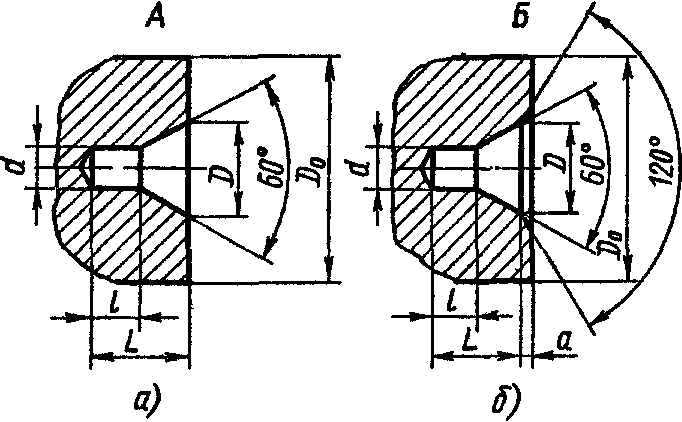
#> input picture application/image/gost14034_1.png, 682 x 422 px
$ python -i process_borders.py   (imports and definitions only)
#> lines starting #> are read from the running program, lines starting #| are printed output that depends on the picture; after the words box and inside, x2 and y2 are one past the last pixel; in counts of white or black regions, pixels touching at a corner belong together
#> further down, picture is the input picture: PIL image 682x422 P; 85.6% white; 31 black regions, largest, box (x1, y1, x2, y2) and area: (363, 1, 682, 369) 19550, (24, 54, 342, 370) 16985, (512, 2, 530, 28) 266
from PIL import Image, ImageDraw
import numpy as np
import cv2

# ГОСТы
GOST_TOP = 5
GOST_RIGHT = 5
GOST_BOTTOM = 5
GOST_LEFT = 20

# Размеры A3 в мм
A3_WIDTH_MM = 297
A3_HEIGHT_MM = 420

TOLERANCE = 0.6  # погрешность ±0.6 мм


def _pil_to_cv(img_pil: Image.Image):
    """PIL → OpenCV (BGR)"""
    if img_pil.mode == "RGBA":
        img_pil = img_pil.convert("RGB")
    img = np.array(img_pil)
    return cv2.cvtColor(img, cv2.COLOR_RGB2BGR)


def _cv_to_pil(img_cv):
    """OpenCV → PIL"""
    rgb = cv2.cvtColor(img_cv, cv2.COLOR_BGR2RGB)
    return Image.fromarray(rgb)


def _check(val, need, tol=TOLERANCE):
    """Проверка значения с погрешностью"""
    diff = abs(val - need)
    ok = (need - tol) <= val <= (need + tol)
    return diff, ok


def process_borders(image: Image.Image):
    """
    Возвращает изображение с рамкой и текст с проверкой размеров сторон.
    """

    img = _pil_to_cv(image)
    h, w = img.shape[:2]
#> h = 422; w = 682

    # коэффициенты px → mm
    px_to_mm_x = A3_WIDTH_MM / w
#> px_to_mm_x = 0.435
    px_to_mm_y = A3_HEIGHT_MM / h
#> px_to_mm_y = 0.995

    # поиск рамки
    gray = cv2.cvtColor(img, cv2.COLOR_BGR2GRAY)
    blur = cv2.GaussianBlur(gray, (5, 5), 0)
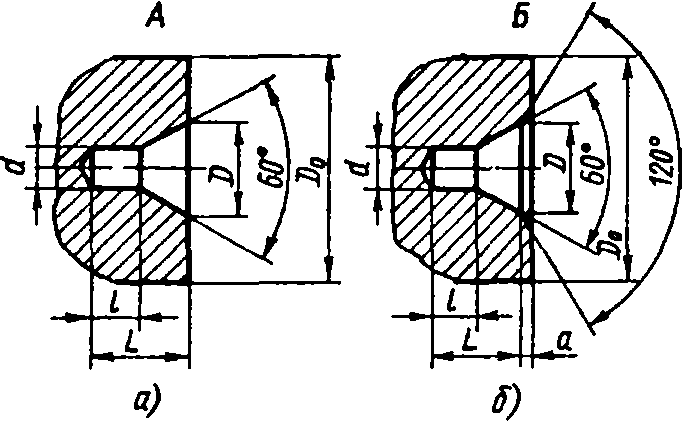
#> blur: shape (422, 682); values 0 (black) and 1 (white), 85.4% white; 27 black regions, largest, box (x1, y1, x2, y2) and area: (363, 2, 682, 369) 19964, (24, 54, 341, 370) 17252, (257, 146, 284, 188) 496
    edges = cv2.Canny(blur, 50, 150)
#> edges: shape (422, 682); every value is 0

    contours, _ = cv2.findContours(edges, cv2.RETR_LIST, cv2.CHAIN_APPROX_SIMPLE)
#> contours = []

    max_area = 0
    best_rect = None

    for cnt in contours:
        approx = cv2.approxPolyDP(cnt, 0.01 * cv2.arcLength(cnt, True), True)
        if len(approx) == 4:
            area = cv2.contourArea(approx)
            if area > max_area:
                max_area = area
                best_rect = approx
#> this loop made 0 passes
#> after the loop, max_area = 0

    if best_rect is None:
#> (the run stopped early here; a loop or call above may not have finished)

$ run again, on application/image/gost14034_2.png
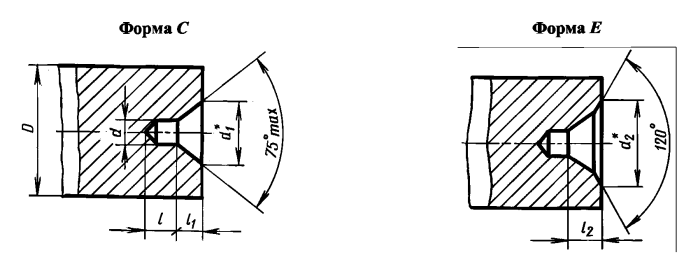
#> input picture application/image/gost14034_2.png, 697 x 256 px
#> picture is the input picture: PIL image 697x256 RGBA; mean R, G, B, A 234.1, 234.1, 234.1, 255
#> in process_borders, `edges = cv2.Canny(blur, 50, 150)`:
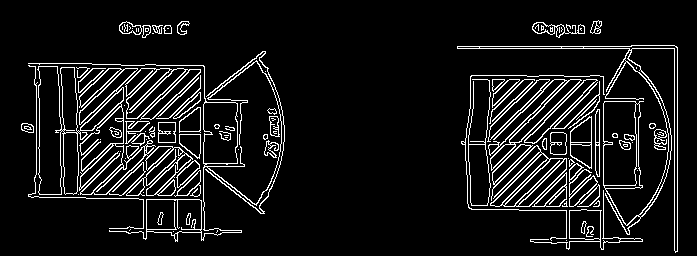
#> edges: shape (256, 697); 8.5% white in thin lines or dots, all inside (x1, y1, x2, y2) = (21, 20, 678, 253)
#> contours = 223 contours, 94 with area under 20; largest, box (x1, y1, x2, y2) and area: (37, 66, 193, 196) 8030, (457, 45, 678, 253) 4902, (28, 51, 285, 242) 4105, (603, 101, 637, 186) 2686, (38, 66, 62, 195) 2639
#> the loop in process_borders, `for cnt in contours:` made 223 passes
#> (area, max_area, best_rect) on passes 29, 152, 156: (553.5, 553.5, [[566, 172], [532, 206], [559, 206], [566, 199]]), (737.5, 737.5, [[596, 80], [535, 142], [524, 141], [584, 80]]), (806, 806, [[597, 80], [583, 80], [524, 142], [536, 142]])
#> after the loop in process_borders, `for cnt in contours:`: max_area = 806
#> x = 524; y = 80; rect_w = 74; rect_h = 63
#> dist_left_mm = 223.3
#> dist_top_mm = 131.2
#> dist_right_mm = 42.19
#> dist_bottom_mm = 185.4
#> in _check, `diff = abs(val - need)`: diff = 203.3
#> in _check, `ok = (need - tol) <= val <= (need + tol)`: ok = False
#> in add_check, `diff, ok = _check(val, gost)`: diff = 203.3; ok = False
#> in process_borders, `cv2.rectangle(img, (x, y), (x + rect_w, y + rect_h), (0, 255, 0), 4)`:
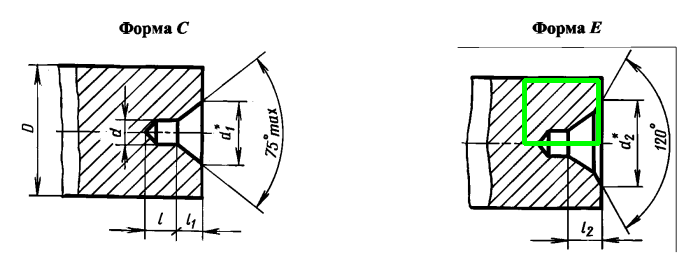
#> img: shape (256, 697, 3); mean B, G, R 232.8, 234.8, 232.8

$ run again, on application/image/gost14034_3.png
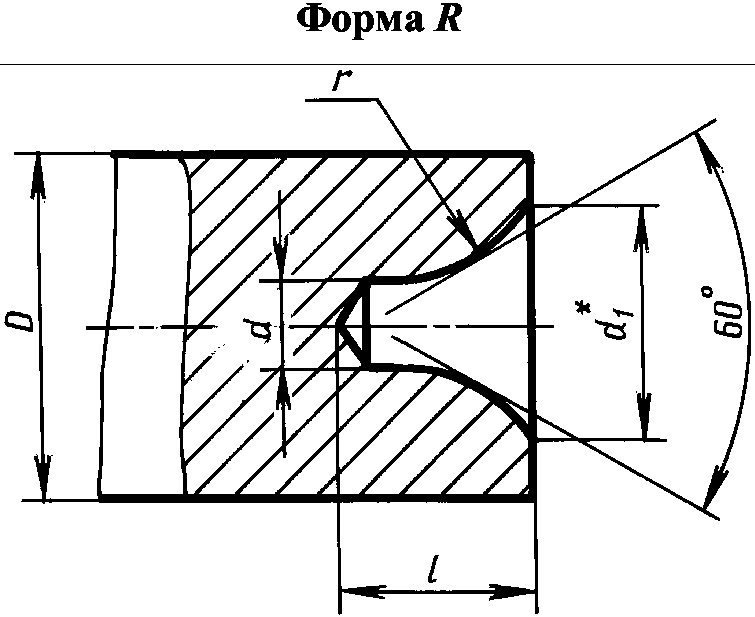
#> input picture application/image/gost14034_3.png, 755 x 617 px
#> picture is the input picture: PIL image 755x617 P; 89.8% white; 30 black regions (10 under 20 px), largest, box (x1, y1, x2, y2) and area: (14, 98, 751, 615) 42566, (0, 64, 755, 65) 755, (297, 3, 331, 31) 540
#> in process_borders, `blur = cv2.GaussianBlur(gray, (5, 5), 0)`:
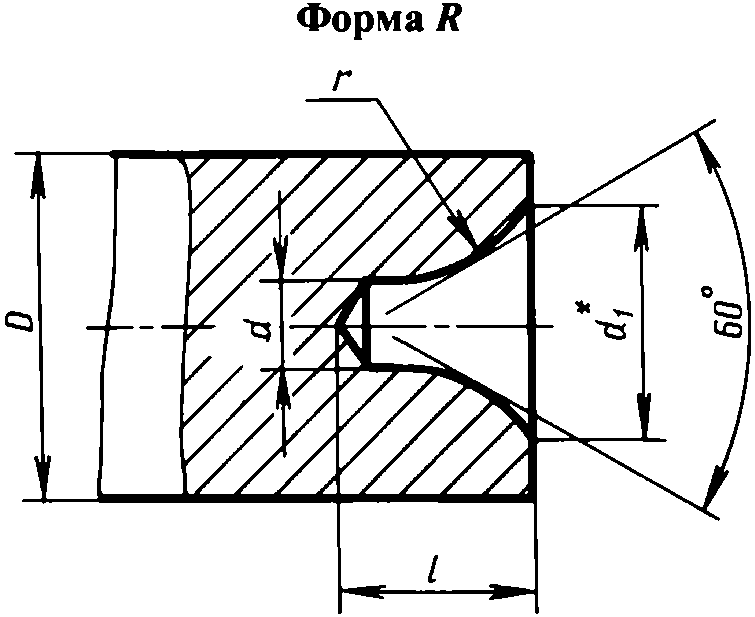
#> blur: shape (617, 755); values 0 (black) and 1 (white), 90% white; 19 black regions, largest, box (x1, y1, x2, y2) and area: (14, 98, 751, 614) 42739, (297, 3, 331, 31) 541, (436, 3, 462, 31) 415
#> edges: shape (617, 755); every value is 0
#> contours = []
#> after the loop in process_borders, `for cnt in contours:`: max_area = 0

$ run again, on application/image/gost14034_4.png
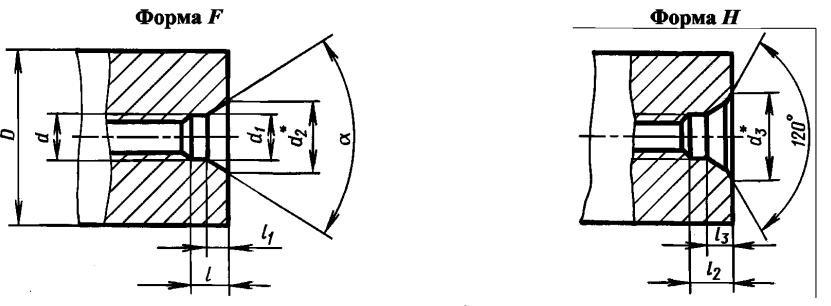
#> input picture application/image/gost14034_4.png, 831 x 306 px
#> picture is the input picture: PIL image 831x306 RGBA; mean R, G, B, A 231, 231, 231, 255
#> in process_borders, `edges = cv2.Canny(blur, 50, 150)`:
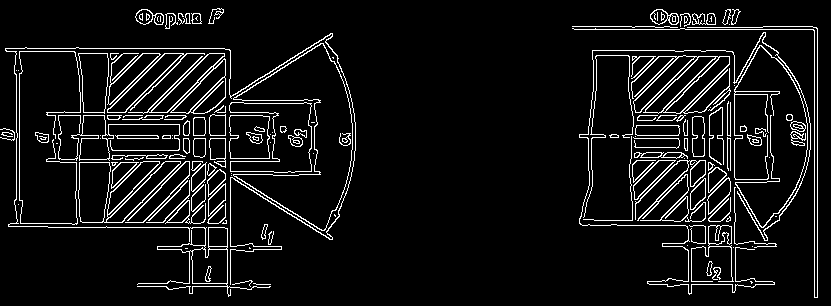
#> edges: shape (306, 831); 7.2% white in thin lines or dots
#> contours = 252 contours, 98 with area under 20; largest, box (x1, y1, x2, y2) and area: (233, 43, 353, 231) 9562, (233, 43, 353, 231) 9422, (78, 161, 181, 223) 3562, (229, 102, 312, 173) 3354, (229, 102, 312, 173) 3340
#> the loop in process_borders, `for cnt in contours:` made 252 passes
#> (area, max_area, best_rect) on passes 39, 62, 198: (289, 289, [[225, 183], [208, 199], [208, 216], [225, 200]]), (959, 959, [[180, 162], [121, 222], [106, 221], [165, 161]]), (1044, 1044, [[182, 54], [124, 112], [107, 111], [165, 53]])
#> after the loop in process_borders, `for cnt in contours:`: max_area = 1044
#> x = 107; y = 53; rect_w = 76; rect_h = 60
#> dist_left_mm = 38.24
#> dist_top_mm = 72.75
#> dist_right_mm = 231.6
#> dist_bottom_mm = 264.9
#> in _check, `diff = abs(val - need)`: diff = 18.24
#> in _check, `ok = (need - tol) <= val <= (need + tol)`: ok = False
#> in add_check, `diff, ok = _check(val, gost)`: diff = 18.24; ok = False
#> in process_borders, `cv2.rectangle(img, (x, y), (x + rect_w, y + rect_h), (0, 255, 0), 4)`:
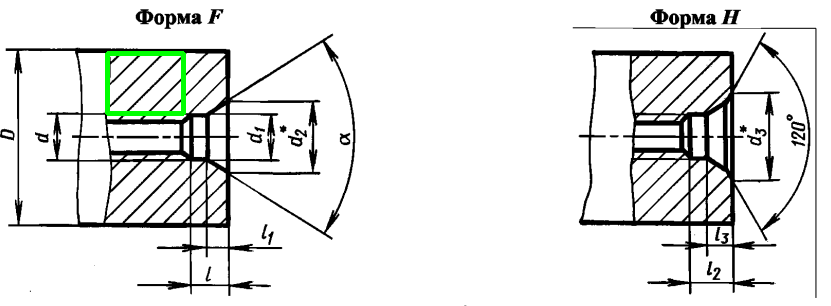
#> img: shape (306, 831, 3); mean B, G, R 230.2, 231.6, 230.2
